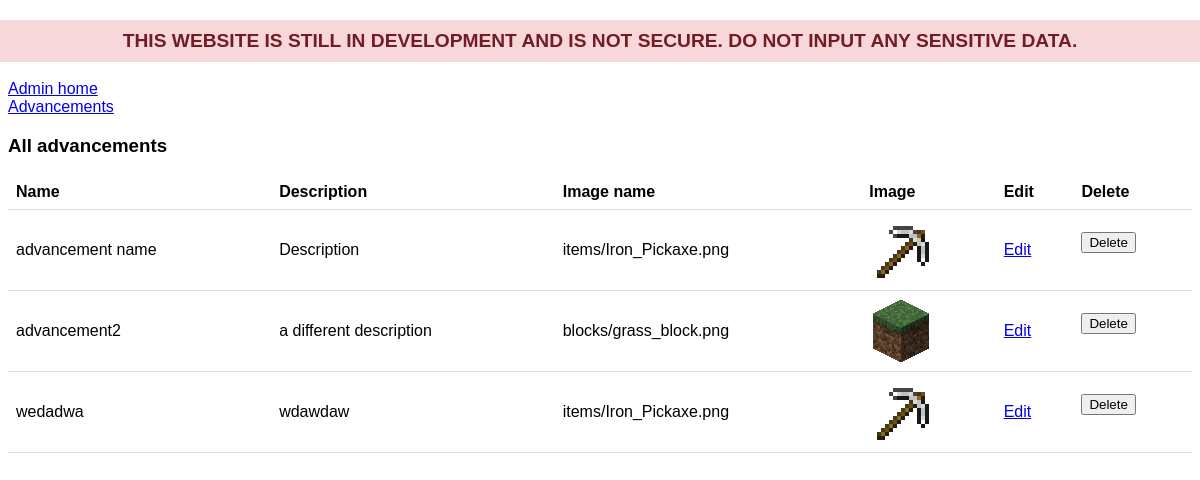
The page /admin/advancements/list on the database as committed earlier.
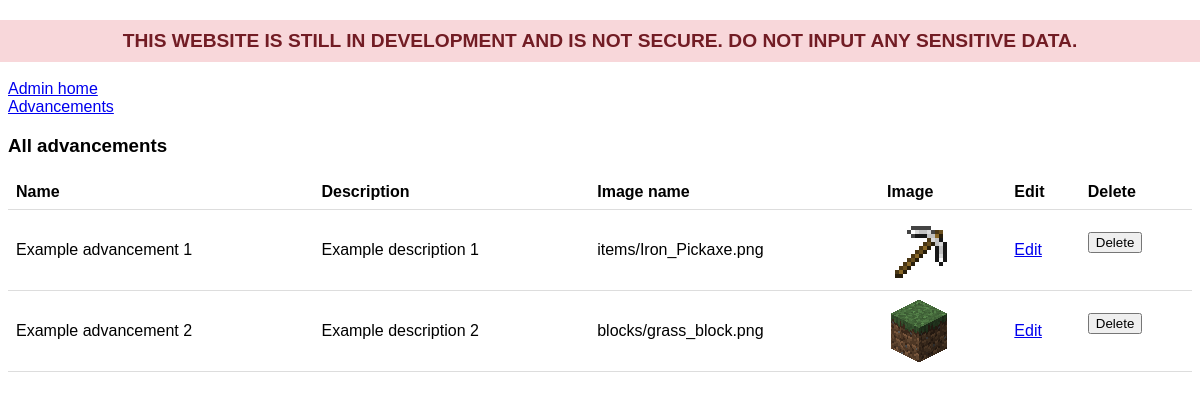
The same page on the database as committed later.
### tables this page shows
CREATE TABLE ADVANCEMENTS (ID INTEGER PRIMARY KEY AUTOINCREMENT, name TEXT, description TEXT, image TEXT);

### main.py (the view)
@app.route("/admin/advancements/list", methods=["GET"])
def advancements_list():
    if request.args.get("error"):
        error = request.args.get("error")
    else:
        error = None
    conn = get_db_connection()
    cursor = conn.cursor()
    try:
        cursor.execute("SELECT * FROM ADVANCEMENTS ORDER BY ID")
        advancements = cursor.fetchall()
    except sqlite3.Error as error:
        advancements = []
    conn.close()
    if not advancements:
        error = "No advancements found."
    return render_template("/admin/advancements-list.html", advancements=advancements, error=error)

### main.py (called while the page is built)
def get_db_connection():
    conn = sqlite3.connect("data/database.db")
    conn.row_factory = sqlite3.Row  # Enable row factory for dict-like access
    return conn

@app.before_request
def construct_db():
    if not os.path.exists("data/database.db"):
        with open("data/database.db", "w") as db_file:
            pass  # Create an empty database file
    conn = get_db_connection()
    cursor = conn.cursor()
    cursor.execute(
        "CREATE TABLE IF NOT EXISTS USERS (ID INTEGER PRIMARY KEY AUTOINCREMENT, name TEXT, user_md5 TEXT)"
    )
    cursor.execute(
        "CREATE TABLE IF NOT EXISTS ADVANCEMENTS (ID INTEGER PRIMARY KEY AUTOINCREMENT, name TEXT, description TEXT, image TEXT)"
    )
    conn.commit()
    conn.close()

### templates/admin/advancements-list.html
<html lang="en-gb">
    {% include "admin/header.html" %}
    <body>
        <div class="content">
            <a href="/admin">Admin home</a>
            <br>
            <a href="/admin/advancements">Advancements</a>
            <br>
            <h3>All advancements</h3>
            {% if error != None %}
                <p class="error">{{ error }}</p>
            {% else %}
                <table class="db-table">
                    <tr>
                        <th>Name</th>
                        <th>Description</th>
                        <th>Image name</th>
                        <th>Image</th>
                        <th>Edit</th>
                        <th>Delete</th>
                    </tr>
                    {% for advancement in advancements %}
                        <tr>
                            <td>{{ advancement.name }}</td>
                            <td>{{ advancement.description }}</td>
                            <td>{{ advancement.image }}</td>
                            <td>
                                {% if advancement.image %}
                                    <img src="{{ url_for('static', filename='images/' + advancement.image) }}" alt="{{ advancement.name }} image" style="width: 64px; height: 64px;">
                                {% else %}
                                    No image
                                {% endif %}
                            </td>
                            <td>
                                <a href="/admin/advancements/edit/{{ advancement.id }}">Edit</a>
                            </td>
                            <td>
                                <form action="/admin/advancements/delete/{{ advancement.id }}" method="POST">
                                    <input type="submit" value="Delete">
                                </form>
                            </td>
                        </tr>
                    {% endfor %}
                </table>
            {% endif %}
    </body>
</html>

### templates/admin/header.html (shortened to what this page needs)
<head>
    <link rel="stylesheet" href="{{ url_for('static', filename='css/admin-styles.css') }}">
</head>
{% include "base/disclaimer.html" %}

### templates/base/disclaimer.html
<div class="disclaimer">
    THIS WEBSITE IS STILL IN DEVELOPMENT AND IS NOT SECURE. DO NOT INPUT ANY SENSITIVE DATA.
</div>

### static/css/admin-styles.css (style rules this page uses)
* { font-family: 'Arial', sans-serif; }
body { margin: 0; padding: 8; padding-top: 10px; padding-top: 80px; }
.disclaimer { position: fixed; left: 0; right: 0; top: 20px; padding: 10px; background-color: #f8d7da; color: #721c24; padding: 10px; text-align: center; font-family: arial; font-size: 1.2em; font-weight: bold; }
.db-table { width: 100%; border-collapse: collapse; }
.db-table th, .db-table td { padding: 8px; text-align: left; border-bottom: 1px solid #ddd; }

Rows that differ between the two databases and show on the page:
removed ADVANCEMENTS: name "wedadwa", description "wdawdaw", image "items/Iron_Pickaxe.png", image (picture)
changed ADVANCEMENTS "items/Iron_Pickaxe.png": name "advancement name" → "Example advancement 1"; description "Description" → "Example description 1"
changed ADVANCEMENTS "blocks/grass_block.png": name "advancement2" → "Example advancement 2"; description "a different description" → "Example description 2"
